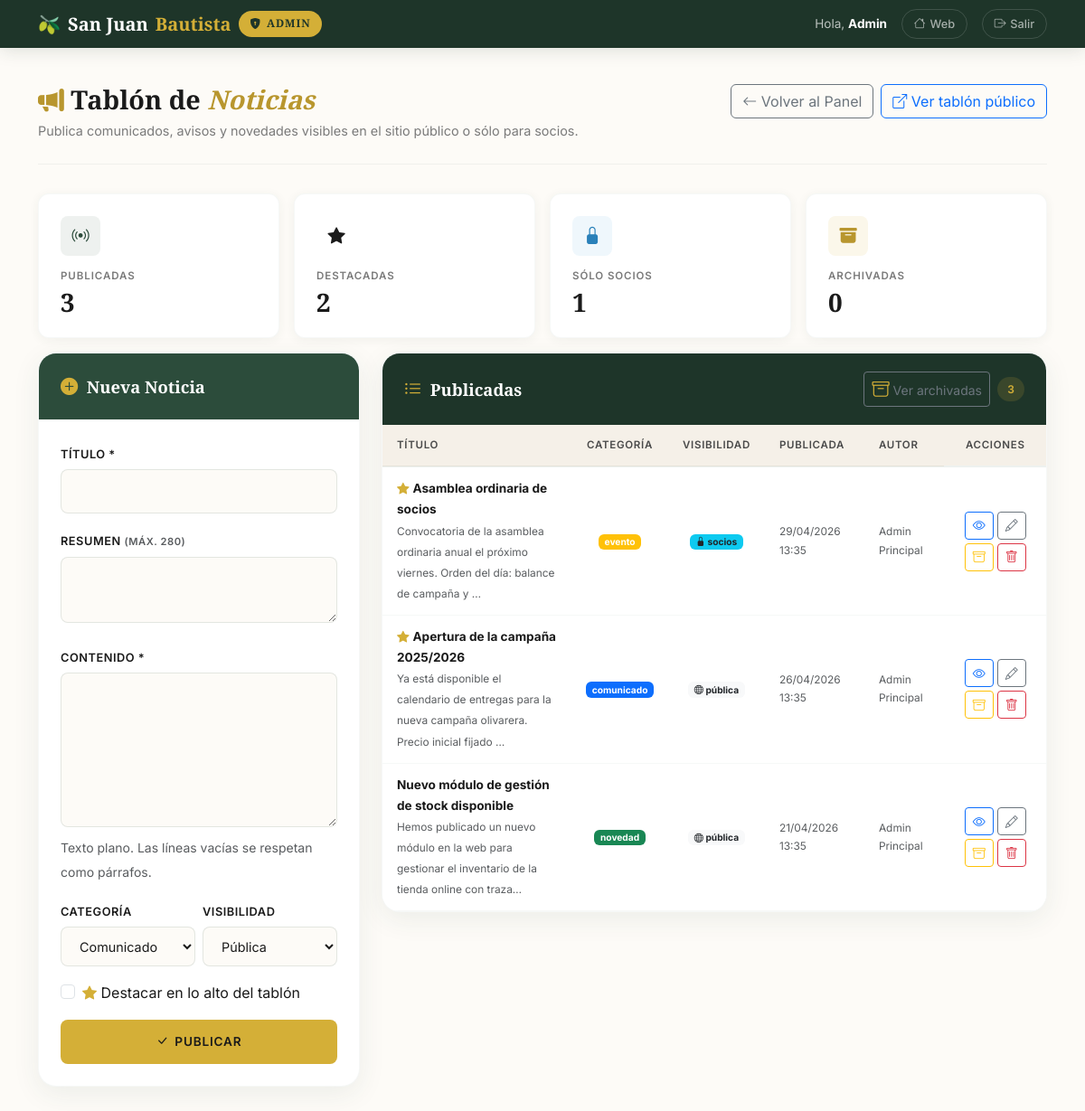
Page /admin/noticias.php (signed in) on the committed database.
### tables this page shows
CREATE TABLE `noticias` (
  `id` int(10) unsigned NOT NULL AUTO_INCREMENT,
  `titulo` varchar(180) NOT NULL,
  `slug` varchar(200) NOT NULL COMMENT 'URL amigable: derivado del t├¡tulo',
  `resumen` varchar(280) DEFAULT NULL COMMENT 'Subt├¡tulo / extracto (listados)',
  `contenido` text NOT NULL COMMENT 'Cuerpo completo (texto plano + saltos)',
  `categoria` enum('comunicado','novedad','aviso','evento') NOT NULL DEFAULT 'comunicado' COMMENT 'comunicado=oficial, novedad=mejora, aviso=urgente, evento=fecha',
  `visibilidad` enum('publica','socios') NOT NULL DEFAULT 'publica' COMMENT 'publica=visible sin login; socios=requiere login (socio/admin/operario)',
  `destacado` tinyint(1) unsigned NOT NULL DEFAULT 0 COMMENT '1=fija arriba en listados',
  `activo` tinyint(1) unsigned NOT NULL DEFAULT 1 COMMENT 'soft-delete (0=archivada)',
  `id_autor` int(10) unsigned DEFAULT NULL COMMENT 'FK -> usuarios.id (nullable si se borra el autor)',
  `fecha_publicacion` timestamp NOT NULL DEFAULT current_timestamp() COMMENT 'Permite programar futuras publicaciones',
  `created_at` timestamp NOT NULL DEFAULT current_timestamp(),
  `updated_at` timestamp NOT NULL DEFAULT current_timestamp() ON UPDATE current_timestamp(),
  PRIMARY KEY (`id`),
  UNIQUE KEY `slug` (`slug`),
  KEY `fk_noticias_autor` (`id_autor`),
  KEY `idx_noticias_listado` (`activo`,`fecha_publicacion`),
  KEY `idx_noticias_visibilidad` (`visibilidad`,`activo`),
  KEY `idx_noticias_categoria` (`categoria`),
  CONSTRAINT `fk_noticias_autor` FOREIGN KEY (`id_autor`) REFERENCES `usuarios` (`id`) ON DELETE SET NULL ON UPDATE CASCADE,
  CONSTRAINT `chk_noticias_destacado` CHECK (`destacado` in (0,1)),
  CONSTRAINT `chk_noticias_activo` CHECK (`activo` in (0,1))
);

### admin/noticias.php (the view, shortened to what this page needs)
<?php
$mensaje_error = '';
$verArchivadas = (bool) ($_GET['archivadas'] ?? 0);
try {
    $pdo = getConexion();
    $sqlList = '
        SELECT n.*, COALESCE(CONCAT(u.nombre, " ", COALESCE(u.apellidos,"")), "—") AS autor_nombre
        FROM noticias n
        LEFT JOIN usuarios u ON u.id = n.id_autor
    ';
    $sqlList .= $verArchivadas ? ' WHERE n.activo = 0' : ' WHERE n.activo = 1';
    $sqlList .= ' ORDER BY n.destacado DESC, n.fecha_publicacion DESC';
    $noticias = $pdo->query($sqlList)->fetchAll();
    $stats = $pdo->query('
        SELECT
            SUM(activo = 1)             AS publicadas,
            SUM(activo = 0)             AS archivadas,
            SUM(visibilidad = "socios") AS solo_socios,
            SUM(destacado = 1)          AS destacadas
        FROM noticias
    ')->fetch();
} catch (PDOException $e) {
    error_log('admin_noticias GET: ' . $e->getMessage());
    $noticias = [];
    $stats    = ['publicadas' => 0, 'archivadas' => 0, 'solo_socios' => 0, 'destacadas' => 0];
    $mensaje_error = $mensaje_error ?: 'Error al cargar las noticias.';
}
$adminCssVer  = @filemtime(__DIR__ . '/../assets/css/admin.css') ?: '1';
$extraHead    = '<link rel="stylesheet" href="../assets/css/admin.css?v=' . $adminCssVer . '">';
require_once '../includes/header.php';
?>
<?php require_once '../includes/admin_navbar.php'; ?>
<main class="container" id="contenido-principal">
    <div class="page-header d-flex justify-content-between align-items-start flex-wrap gap-3">
        <div>
            <h1>
                <i class="bi bi-megaphone-fill" style="color: var(--color-accent-dark);"></i>
                Tablón de <em>Noticias</em>
            </h1>
            <p>Publica comunicados, avisos y novedades visibles en el sitio público o sólo para socios.</p>
        </div>
        <div class="d-flex gap-2">
            <a href="index.php" class="btn btn-outline-secondary">
                <i class="bi bi-arrow-left"></i> Volver al Panel
            </a>
            <a href="noticias.php" target="_blank" class="btn btn-outline-primary">
                <i class="bi bi-box-arrow-up-right"></i> Ver tablón público
            </a>
        </div>
    </div>
    <div class="row g-3 mb-3">
        <div class="col-6 col-md-3">
            <div class="stat-card">
                <div class="stat-icon icon-green"><i class="bi bi-broadcast"></i></div>
                <div class="stat-label">Publicadas</div>
                <div class="stat-value"><?= (int) $stats['publicadas'] ?></div>
            </div>
        </div>
        <div class="col-6 col-md-3">
            <div class="stat-card">
                <div class="stat-icon icon-amber"><i class="bi bi-star-fill"></i></div>
                <div class="stat-label">Destacadas</div>
                <div class="stat-value"><?= (int) $stats['destacadas'] ?></div>
            </div>
        </div>
        <div class="col-6 col-md-3">
            <div class="stat-card">
                <div class="stat-icon icon-blue"><i class="bi bi-lock-fill"></i></div>
                <div class="stat-label">Sólo socios</div>
                <div class="stat-value"><?= (int) $stats['solo_socios'] ?></div>
            </div>
        </div>
        <div class="col-6 col-md-3">
            <div class="stat-card">
                <div class="stat-icon icon-gold"><i class="bi bi-archive-fill"></i></div>
                <div class="stat-label">Archivadas</div>
                <div class="stat-value"><?= (int) $stats['archivadas'] ?></div>
            </div>
        </div>
    </div>
    <div class="row g-4">
        <div class="col-lg-4">
            <div class="form-card">
                <div class="form-card-header">
                    <i class="bi bi-plus-circle-fill"></i><h2>Nueva Noticia</h2>
                </div>
                <div class="form-card-body">
                    <form method="POST" action="noticias.php" id="form-noticia" novalidate>
                        <div class="mb-3">
                            <label class="admin-label" for="not-titulo">Título *</label>
                            <input type="text" class="admin-input" id="not-titulo" name="titulo"
                                   maxlength="180" minlength="4" required>
                        </div>
                        <div class="mb-3">
                            <label class="admin-label" for="not-resumen">Resumen <small class="text-muted">(máx. 280)</small></label>
                            <textarea class="admin-textarea" id="not-resumen" name="resumen" rows="2" maxlength="280"></textarea>
                        </div>
                        <div class="mb-3">
                            <label class="admin-label" for="not-contenido">Contenido *</label>
                            <textarea class="admin-textarea" id="not-contenido" name="contenido" rows="6" required></textarea>
                            <small class="text-muted">Texto plano. Las líneas vacías se respetan como párrafos.</small>
                        </div>
                        <div class="row g-2 mb-3">
                            <div class="col-6">
                                <label class="admin-label" for="not-categoria">Categoría</label>
                                <select class="admin-select" id="not-categoria" name="categoria">
                                    <option value="comunicado">Comunicado</option>
                                </select>
                            </div>
                            <div class="col-6">
                                <label class="admin-label" for="not-visibilidad">Visibilidad</label>
                                <select class="admin-select" id="not-visibilidad" name="visibilidad">
                                    <option value="publica">Pública</option>
                                </select>
                            </div>
                        </div>
                        <div class="mb-3 form-check">
                            <input type="checkbox" class="form-check-input" id="not-destacado" name="destacado" value="1">
                            <label class="form-check-label" for="not-destacado">
                                <i class="bi bi-star-fill" style="color:#D4AF37;"></i> Destacar en lo alto del tablón
                            </label>
                        </div>
                        <div class="d-flex gap-2">
                            <button type="submit" class="btn-registrar flex-grow-1" id="form-submit-btn">
                                <i class="bi bi-check-lg"></i> Publicar
                            </button>
                        </div>
                    </form>
                </div>
            </div>
        </div>
        <div class="col-lg-8">
            <div class="table-card">
                <div class="table-card-header">
                    <div class="header-left">
                        <i class="bi bi-list-ul"></i>
                        <h2><?= $verArchivadas ? 'Archivadas' : 'Publicadas' ?></h2>
                    </div>
                    <div class="d-flex gap-2 align-items-center">
                        <a href="noticias.php<?= $verArchivadas ? '' : '?archivadas=1' ?>"
                           class="btn btn-sm <?= $verArchivadas ? 'btn-outline-success' : 'btn-outline-secondary' ?>">
                            <?php if ($verArchivadas): ?>
                                <i class="bi bi-broadcast"></i> Ver publicadas
                            <?php else: ?>
                                <i class="bi bi-archive"></i> Ver archivadas
                            <?php endif; ?>
                        </a>
                        <span class="badge-count"><?= count($noticias) ?></span>
                    </div>
                </div>
                <div class="table-responsive">
                    <?php if (empty($noticias)): ?>
                        <div class="table-empty"><i class="bi bi-inbox"></i><p>Sin noticias.</p></div>
                    <?php else: ?>
                        <table class="table table-hover table-admin mb-0">
                            <thead>
                                <tr>
                                    <th>Título</th>
                                    <th class="text-center">Categoría</th>
                                    <th class="text-center">Visibilidad</th>
                                    <th>Publicada</th>
                                    <th>Autor</th>
                                    <th class="text-center">Acciones</th>
                                </tr>
                            </thead>
                            <tbody>
                                <?php foreach ($noticias as $n):
                                    $catColors = [
                                        'comunicado' => 'primary',
                                        'novedad'    => 'success',
                                        'aviso'      => 'danger',
                                        'evento'     => 'warning',
                                    ];
                                ?>
                                    <tr>
                                        <td>
                                            <?php if ($n['destacado']): ?>
                                                <i class="bi bi-star-fill" style="color:#D4AF37;" title="Destacada"></i>
                                            <?php endif; ?>
                                            <strong><?= htmlspecialchars($n['titulo']) ?></strong>
                                            <?php if (!empty($n['resumen'])): ?>
                                                <br><small class="text-muted"><?= htmlspecialchars(mb_substr($n['resumen'], 0, 100)) ?>…</small>
                                            <?php endif; ?>
                                        </td>
                                        <td class="text-center">
                                            <span class="badge bg-<?= $catColors[$n['categoria']] ?? 'secondary' ?>">
                                                <?= htmlspecialchars($n['categoria']) ?>
                                            </span>
                                        </td>
                                        <td class="text-center">
                                            <?php if ($n['visibilidad'] === 'socios'): ?>
                                                <span class="badge bg-info text-dark"><i class="bi bi-lock-fill"></i> socios</span>
                                            <?php else: ?>
                                                <span class="badge bg-light text-dark"><i class="bi bi-globe"></i> pública</span>
                                            <?php endif; ?>
                                        </td>
                                        <td class="small text-muted">
                                            <?= date('d/m/Y H:i', strtotime($n['fecha_publicacion'])) ?>
                                        </td>
                                        <td class="small text-muted"><?= htmlspecialchars($n['autor_nombre']) ?></td>
                                        <td class="text-center">
                                            <div class="d-flex gap-1 justify-content-center flex-wrap">
                                                <a href="noticia.php?slug=<?= urlencode($n['slug']) ?>"
                                                   target="_blank" class="btn btn-sm btn-outline-primary"
                                                   title="Ver en el sitio">
                                                    <i class="bi bi-eye"></i>
                                                </a>
                                                <button type="button" class="btn btn-sm btn-outline-secondary btn-editar-not"
                                                    data-id="<?= (int) $n['id'] ?>"
                                                    data-titulo="<?= htmlspecialchars($n['titulo']) ?>"
                                                    data-resumen="<?= htmlspecialchars($n['resumen'] ?? '') ?>"
                                                    data-contenido="<?= htmlspecialchars($n['contenido']) ?>"
                                                    data-categoria="<?= htmlspecialchars($n['categoria']) ?>"
                                                    data-visibilidad="<?= htmlspecialchars($n['visibilidad']) ?>"
                                                    data-destacado="<?= (int) $n['destacado'] ?>"
                                                    title="Editar">
                                                    <i class="bi bi-pencil"></i>
                                                </button>
                                                <?php if ($n['activo']): ?>
                                                    <form method="POST" class="d-inline" onsubmit="return confirm('¿Archivar esta noticia? Dejará de ser visible en el tablón.');">
                                                        <button type="submit" class="btn btn-sm btn-outline-warning" title="Archivar">
                                                            <i class="bi bi-archive"></i>
                                                        </button>
                                                    </form>
                                                <?php endif; ?>
                                                <form method="POST" class="d-inline" onsubmit="return confirm('¿BORRAR DEFINITIVAMENTE esta noticia? No se puede deshacer.');">
                                                    <button type="submit" class="btn btn-sm btn-outline-danger" title="Borrar">
                                                        <i class="bi bi-trash"></i>
                                                    </button>
                                                </form>
                                            </div>
                                        </td>
                                    </tr>
                                <?php endforeach; ?>
                            </tbody>
                        </table>
                    <?php endif; ?>
                </div>
            </div>
        </div>
    </div>
    <div style="height: 3rem;"></div>
</main>
</body>
</html>

### rows in the picture
noticias: destacado 1 (drawn), titulo "Asamblea ordinaria de socios", resumen "Convocatoria de la asamblea ordinaria anual el próximo viernes. Orden del día: balance de campaña y", categoria "evento", visibilidad "socios" (drawn), fecha_publicacion "29/04/2026 13:35", autor_nombre "Admin Principal"
noticias: destacado 1 (drawn), titulo "Apertura de la campaña 2025/2026", resumen "Ya está disponible el calendario de entregas para la nueva campaña olivarera. Precio inicial fijado", categoria "comunicado", visibilidad "publica" (drawn), fecha_publicacion "26/04/2026 13:35", autor_nombre "Admin Principal"
noticias: titulo "Nuevo módulo de gestión de stock disponible", resumen "Hemos publicado un nuevo módulo en la web para gestionar el inventario de la tienda online con traza", categoria "novedad", visibilidad "publica" (drawn), fecha_publicacion "21/04/2026 13:35", autor_nombre "Admin Principal"

### other values in the picture
$_SESSION['nombre'] "Admin"
$stats['publicadas'] "3"
$stats['destacadas'] "2"
$stats['solo_socios'] "1"
$stats['archivadas'] "0"
count($noticias) "3"
